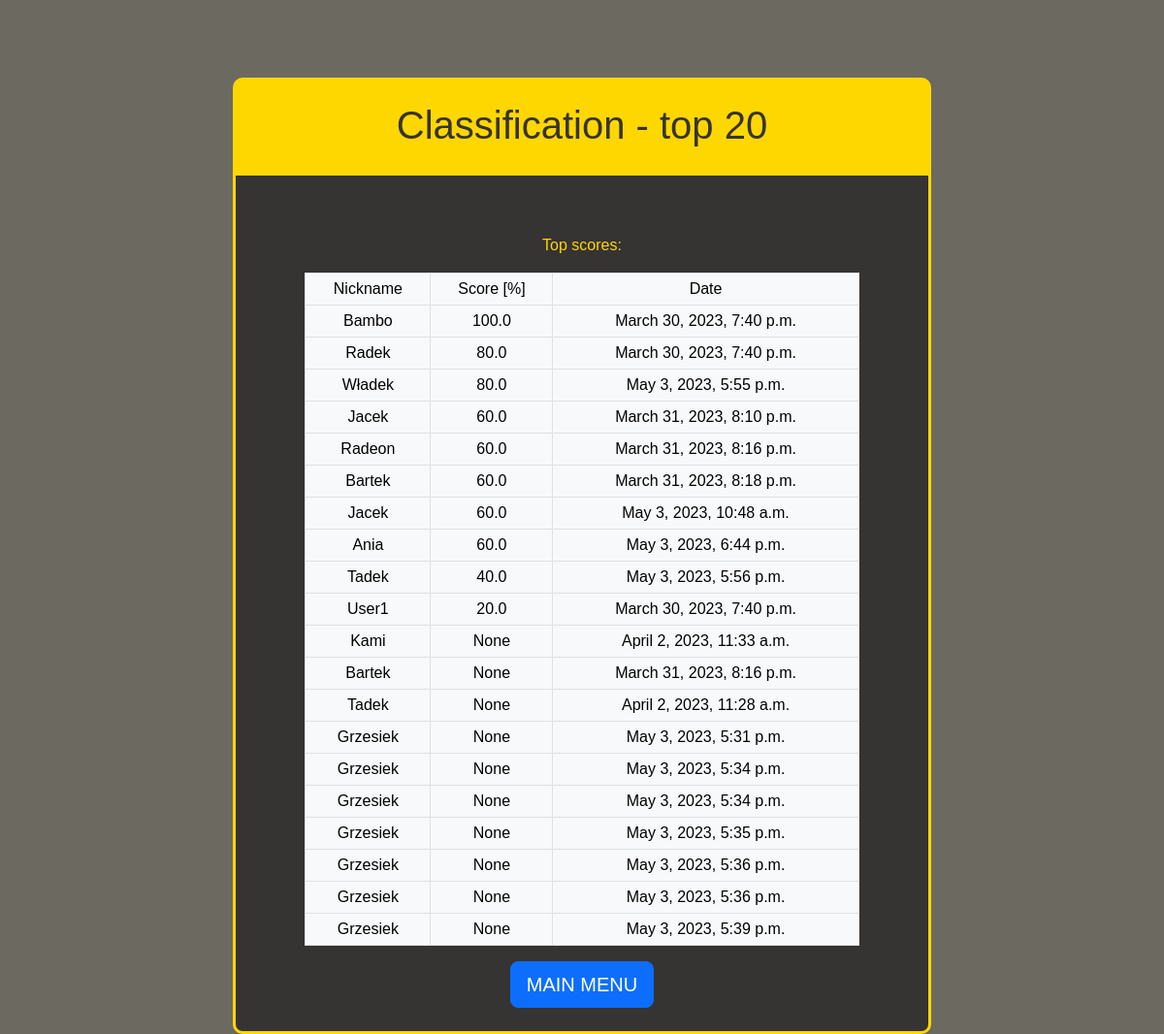
Page /quiz/classification on the committed database.
### quiz_django_app/models.py (models this page shows)
class Game(models.Model):
    question_quantity = models.IntegerField(help_text = "value specified by user, how many question are in this game")
    actual_question = models.IntegerField(help_text = "id of actual question")
    question_counter = models.IntegerField(default=1, help_text = "counts number of questions answered in this game")
    total_score = models.IntegerField(default=0)
    questions_used= models.ManyToManyField(Question)
    nickname = models.CharField(max_length=255, null=True)
    percentage = models.FloatField(null=True)
    created_at = models.DateTimeField(auto_now_add=True, null=True)
    completed_game = models.BooleanField(default=False)

### quiz_django_app/views.py (the view)
# urls.py: path('quiz/classification', views.classification, name='classification'),
def classification(request):
    classification_list = Game.objects.all().order_by('-total_score')[:20]
    context = {
        'classification_list': classification_list,
    }
    return render(request, 'classification.html', context)

### quiz_django_app/templates/classification.html (shortened to what this page needs)
{% extends "master_template.html" %}
{% block header %}
    <div id="header-container">
        <h1>Classification - top 20</h1>
    </div>
{% endblock %}
{% block content %}
    <p>Top scores:</p>
    <div class="table-container">
        <table class="table table-light table-bordered table-hover table-sm">
            <thead>
                <tr>
                    <td>Nickname</td>
                    <td>Score [%]</td>
                    <td>Date</td>
                </tr>
            </thead>
            <tbody>
                {% for game in classification_list %}
                    <tr>
                        <td>{{ game.nickname }}</td>
                        <td>{{ game.percentage }}</td>
                        <td>{{ game.created_at }}</td>
                    </tr>
                {% endfor %}
            </tbody>
        </table>
        </div>
    <a href="{% url 'index' %}">
        <button type="button" class="btn btn-primary btn-lg">MAIN MENU</button>
    </a>
    <br>
    <br>
{% endblock %}

### quiz_django_app/static/style.css (style rules this page uses)
body { background-color: rgb(108, 105, 97); }
#header-container { background-color: gold; color: rgb(54, 51, 51); margin-top: 0px; padding-top: 11px; padding-bottom: 10px; border-radius: 5px 5px 0px 0px; }
.table-container { width: 80%; margin: auto; }

### rows in the picture
Game: nickname "Bambo", percentage "100.0", created_at "March 30, 2023, 7:40 p.m."
Game: nickname "Radek", percentage "80.0", created_at "March 30, 2023, 7:40 p.m."
Game: nickname "Władek", percentage "80.0", created_at "May 3, 2023, 5:55 p.m."
Game: nickname "Jacek", percentage "60.0", created_at "March 31, 2023, 8:10 p.m."
Game: nickname "Radeon", percentage "60.0", created_at "March 31, 2023, 8:16 p.m."
Game: nickname "Bartek", percentage "60.0", created_at "March 31, 2023, 8:18 p.m."
Game: nickname "Jacek", percentage "60.0", created_at "May 3, 2023, 10:48 a.m."
Game: nickname "Ania", percentage "60.0", created_at "May 3, 2023, 6:44 p.m."
Game: nickname "Tadek", percentage "40.0", created_at "May 3, 2023, 5:56 p.m."
Game: nickname "User1", percentage "20.0", created_at "March 30, 2023, 7:40 p.m."
Game: nickname "Kami", percentage "None", created_at "April 2, 2023, 11:33 a.m."
Game: nickname "Bartek", percentage "None", created_at "March 31, 2023, 8:16 p.m."
Game: nickname "Tadek", percentage "None", created_at "April 2, 2023, 11:28 a.m."
Game: nickname "Grzesiek", percentage "None", created_at "May 3, 2023, 5:31 p.m."
Game: nickname "Grzesiek", percentage "None", created_at "May 3, 2023, 5:34 p.m."
Game: nickname "Grzesiek", percentage "None", created_at "May 3, 2023, 5:34 p.m."
Game: nickname "Grzesiek", percentage "None", created_at "May 3, 2023, 5:35 p.m."
Game: nickname "Grzesiek", percentage "None", created_at "May 3, 2023, 5:36 p.m."
Game: nickname "Grzesiek", percentage "None", created_at "May 3, 2023, 5:36 p.m."
Game: nickname "Grzesiek", percentage "None", created_at "May 3, 2023, 5:39 p.m."
